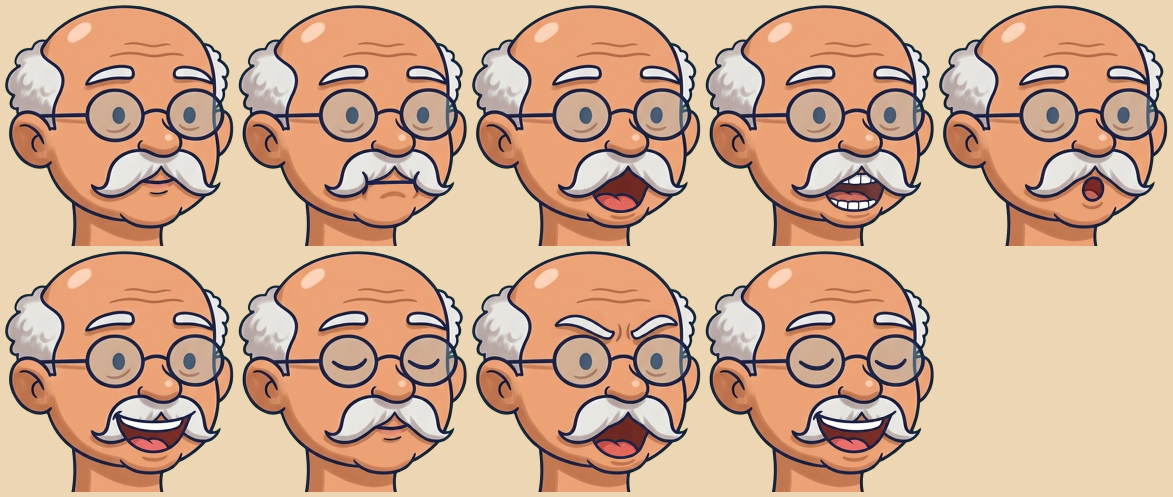
#> input picture examples/painted-duet/cast2/dadaji/qa_mouths.jpg, 2345 x 994 px (shown at 1/2 size)
$ python style_ref.py ../examples/painted-duet/cast2/dadaji/qa_mouths.jpg out.png   (older library calls are emulated)
#> lines starting #> are read from the running program, lines starting #| are printed output that depends on the picture; after the words box and inside, x2 and y2 are one past the last pixel; in counts of white or black regions, pixels touching at a corner belong together
### motion2d/cartoon.py
"""Cartoon kit: full cartoon scenes and episodes in ANY art style (motion2d engine).

What YouTube animators do by hand, as code: a locked art style, a character pose pack that ACTS on
beats, a layered set, lighting that tells the story (lamp off -> scary room -> lamp on), little prop
rigs that keep the frame alive (fan, swing, flicker, glow eyes), a moving world (parallax, tiny planet)
and a beat sheet that drives pose, SFX and camera from one table.

Raster only (no SVG). Characters, props and sets are generated per video as raster images in the chosen
style (`style_prompt()`), keyed and checked; code adds only FX, light, camera and timing.

    from cartoon import ARTSTYLES, style_prompt, style_from_reference, Light, glow_eyes, light_pool, \
        spin, swing, Parallax, TinyPlanet, BeatSheet, Episode, hold_time, shake
    style = ARTSTYLES['pastel_outline']           # or style_from_reference('ref.mp4')
    prompt = style_prompt(style, 'a sleepy boy in a blue t-shirt', kind='character')
    L = Light([(0, 'day'), (2.4, 'powercut'), (5.0, 'day')], flicker=[(2.4, 0.35)])
    beats = BeatSheet([(0.0, 'boy', 'stretch', 'yawn'), (1.6, 'boy', 'reach', 'click'), ...])
    for step in range(N):
        t = hold_time(step / FPS, style['hold'])     # 'ones' or 'twos'
        fr = SET.copy(); ...draw props/cast with beats.pose('boy', t)...
        fr = L.apply(fr, t)                          # grade the whole room
        glow_eyes(fr, [(410, 300), (440, 300)], t, on=L.level(t, 'powercut'))   # emissive AFTER grade

Playbook: docs/CARTOON.md. Credit: Swapnil Agrawal (BDS intern).
"""
import json, math, os, random
import numpy as np, cv2
from PIL import Image
from motion import clamp, ease, squash, xform, paste, place_pivot

# ------------------------------------------------------------------ art styles
# Each pack fixes what keeps a cartoon consistent across every asset and shot. Prompts describe a look
# in words only: never name or copy a studio, show, brand or living artist's characters.
_COMMON_NEG = ('photo, photorealistic, 3D render, gradient mesh, text, watermark, logo, signature, extra limbs, '
               'deformed hands, blurry, jpeg artifacts, vector svg icon, clip-art')
ARTSTYLES = {
    'pastel_outline': dict(
        label='Pastel cel, thin outline (cosy slice-of-life / gentle spooky)',
        core='flat 2D cartoon, soft pastel colours, flat fills, thin even dark-navy outline, rounded simple shapes, '
             'big readable silhouettes, no shading or one flat shadow tone, clean cel animation look',
        outline_px=4, ink='#1E1E3A', palette=['#BDF4FF', '#A8F0D0', '#F25CC4', '#8C7BFF', '#FFE7B3', '#F7A08F'],
        boil=0.8, paper=0.0, grain=0.0, hold='twos', squash=0.07, night='violet'),
    'flat_no_outline': dict(
        label='Flat motion-design, no outlines (promo loops, brand mascots)',
        core='flat 2D motion-design illustration, no outlines, shapes separated by colour only, bold saturated '
             'palette, simple geometric anatomy, long smooth curves, one flat shadow shape per object',
        outline_px=0, ink='#2B3A55', palette=['#3FA9F5', '#FFE14D', '#F26A3D', '#E8E0D0', '#3C4A5E', '#2FA36B'],
        boil=0.0, paper=0.0, grain=0.0, hold='ones', squash=0.10, night='blue'),
    'rubber_hose': dict(
        label='1930s rubber-hose (bouncy vintage gags)',
        core='1930s rubber hose cartoon style, black ink outlines, pie-cut eyes, white gloves, noodle limbs, '
             'limited sepia and cream palette, slight print texture',
        outline_px=7, ink='#141010', palette=['#F3E6C8', '#141010', '#C8452F', '#E9B949', '#8A7F6A'],
        boil=1.4, paper=0.25, grain=6.0, hold='twos', squash=0.14, night='sepia'),
    'anime_cel': dict(
        label='Anime cel (emotional, cinematic)',
        core='anime cel shading, clean thin lineart, two-tone cel shadows, expressive eyes, soft painted '
             'background, cinematic lighting, crisp highlights',
        outline_px=3, ink='#2A2230', palette=['#FCE4D6', '#6C8EBF', '#F2A6A0', '#2A2230', '#FFF6E0', '#9BC4A8'],
        boil=0.0, paper=0.0, grain=2.0, hold='twos', squash=0.03, night='blue'),
    'chibi_sticker': dict(
        label='Chibi sticker (cute mascots, reactions)',
        core='cute chibi cartoon, oversized head, tiny body, thick white sticker border around a dark outline, '
             'flat candy colours, blush cheeks, simple dot eyes with a shine',
        outline_px=6, ink='#3A2E3F', palette=['#FFD6E0', '#FFF1B8', '#B8F2E6', '#A0C4FF', '#3A2E3F', '#FFFFFF'],
        boil=0.6, paper=0.0, grain=0.0, hold='twos', squash=0.12, night='violet'),
    'crayon_kids': dict(
        label='Crayon / kid drawing (storybook, nostalgia)',
        core="child's crayon drawing style, waxy crayon texture strokes, wobbly outlines, paper white background, "
             'bright primary colours with uneven fill',
        outline_px=5, ink='#22252B', palette=['#FFFFFF', '#E63946', '#1D70B8', '#FFC43D', '#3BB273', '#22252B'],
        boil=2.0, paper=0.5, grain=4.0, hold='twos', squash=0.08, night='blue'),
    'paper_cutout': dict(
        label='Paper cut-out (craft, explainers with charm)',
        core='layered coloured paper cut-out illustration, torn and scissor-cut edges, subtle drop shadow between '
             'layers, visible paper fibre texture, flat colours',
        outline_px=0, ink='#3B2F2F', palette=['#F4E9D8', '#E07A5F', '#3D405B', '#81B29A', '#F2CC8F'],
        boil=0.3, paper=0.6, grain=3.0, hold='twos', squash=0.05, night='blue'),
    'watercolor_storybook': dict(
        label='Watercolour storybook (soft, warm narration)',
        core='watercolour picture-book illustration, loose ink line, soft washes with paper bleed, warm light, '
             'gentle colours, hand-painted texture',
        outline_px=2, ink='#3A3430', palette=['#F6EEDF', '#E9A178', '#7FA7C9', '#A7C48D', '#3A3430'],
        boil=0.4, paper=0.7, grain=3.0, hold='twos', squash=0.03, night='blue'),
    'desi_gouache': dict(
        label='Desi gouache (Indian homes, streets, festivals)',
        core='Indian gouache illustration, matte opaque paint, warm earthy palette with marigold and indigo, '
             'simple faces, patterned textiles, flat perspective, hand-painted edges',
        outline_px=3, ink='#2E2333', palette=['#F3D9A4', '#E8833A', '#2F4B8A', '#B83B5E', '#7A9E7E', '#2E2333'],
        boil=0.4, paper=0.4, grain=3.0, hold='twos', squash=0.05, night='indigo'),
    'dark_cartoon': dict(
        label='Dark cartoon horror (adult, creepy but stylised)',
        core='dark stylised 2D cartoon horror, desaturated cold palette, heavy uneven black ink, long thin limbs, '
             'hollow eyes, deep shadows shaped as flat black areas, one sickly accent colour',
        outline_px=6, ink='#0B0B0F', palette=['#2B2D3A', '#4C5266', '#B9B7A7', '#0B0B0F', '#9BBF3B'],
        boil=1.2, paper=0.2, grain=8.0, hold='twos', squash=0.04, night='horror'),
}


def style_prompt(style, subject, kind='character', screen='#00FF00', extra=''):
    """Image-model prompt for one asset in a locked style. kind: character | pose | prop | set | part."""
    s = ARTSTYLES[style] if isinstance(style, str) else style
    pal = ', '.join(s['palette'])
    line = (f"uniform outline {s['outline_px']} px at 1080 in {s['ink']}" if s.get('outline_px')
            else 'no outlines at all')
    if kind == 'set':
        frame = 'full background plate, empty of characters, camera at eye level, room for the action in the middle third'
        bg = ''
    else:
        frame = {'character': 'full body, front three-quarter view, neutral pose, whole figure in frame with margin',
                 'pose': 'same character as the reference image, same proportions, outline and colours, new pose only',
                 'prop': 'single object, centred, whole object visible',
                 'part': 'single separate part for rigging, centred, flat-on, nothing else'}.get(kind, kind)
        bg = f'on a flat solid {screen} chroma background, no shadow on the background'
    return (f"{subject}. {s['core']}. Palette only: {pal}. {line}. {frame}. {bg} {extra}".strip()
            + f"\nNEGATIVE: {_COMMON_NEG}" + (', green tones on the subject' if bg else ''))


# ------------------------------------------------------------------ style from a reference (any art style)
def _read_frames(src, n=6):
    if isinstance(src, np.ndarray): return [src]
    if isinstance(src, Image.Image): return [cv2.cvtColor(np.array(src.convert('RGB')), cv2.COLOR_RGB2BGR)]
    ext = os.path.splitext(str(src))[1].lower()
    if ext in ('.png', '.jpg', '.jpeg', '.webp', '.bmp'):
        return [cv2.imread(str(src))]
    cap = cv2.VideoCapture(str(src)); N = int(cap.get(cv2.CAP_PROP_FRAME_COUNT)) or 1; out = []
    for i in range(n):
        cap.set(cv2.CAP_PROP_POS_FRAMES, int((i + 0.5) * N / n)); ok, f = cap.read()
        if ok: out.append(f)
    cap.release()
    return out


def _hex(bgr): return '#%02X%02X%02X' % (int(bgr[2]), int(bgr[1]), int(bgr[0]))


def style_from_reference(src, k=6, name='from_reference', seed=3):
    """Read the LOOK (not the content) of a reference image or video: palette (k-means), outline weight and
    colour, saturation and value, flatness. Returns a style dict usable everywhere ARTSTYLES is."""
#> called with k = 6, name = 'from_reference', seed = 3
    frames = [f for f in _read_frames(src) if f is not None]
#> frames = 1 item
    if not frames: raise ValueError(f'no frames in {src}')
    small = [cv2.resize(f, (320, int(320 * f.shape[0] / f.shape[1])), interpolation=cv2.INTER_AREA) for f in frames]
#> small = 1 item
    px = np.concatenate([s.reshape(-1, 3) for s in small]).astype(np.float32)
    crit = (cv2.TERM_CRITERIA_EPS + cv2.TERM_CRITERIA_MAX_ITER, 30, 0.5)
    cv2.setRNGSeed(seed)
    _, lab, cen = cv2.kmeans(px, k, None, crit, 3, cv2.KMEANS_PP_CENTERS)
#> cen = [[185.4, 215, 235.2], [156.5, 170.8, 191.8], [72.98, 61.05, 73.52], [118.6, 161.2, 233.9], [105.6, 105.9, 122.7], [91.1, 124.1, 192]]
    counts = np.bincount(lab.ravel(), minlength=k); order = np.argsort(-counts)
#> after `counts = np.bincount(lab.ravel(), minlength=k)`: counts = [17987, 3855, 3442, 11325, 2868, 3723]
#> after `order = np.argsort(-counts)`: order = [0, 3, 1, 5, 2, 4]
    palette = [_hex(cen[i]) for i in order]
#> palette = ['#EBD7B9', '#E9A176', '#BFAA9C', '#BF7C5B', '#493D48', '#7A6969']
    # outline: thin dark ridges along colour edges
    g = cv2.cvtColor(small[0], cv2.COLOR_BGR2GRAY)
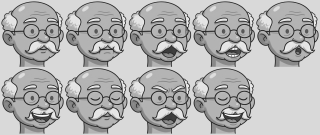
#> g: shape (135, 320); min 34, max 253, mean 177.7
    dark = (g < 70).astype(np.uint8)
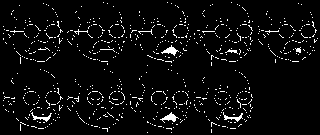
#> dark: shape (135, 320); values 0 (black) and 1 (white), 4.7% white in thin lines or dots
    edges = cv2.Canny(cv2.GaussianBlur(small[0], (3, 3), 0), 40, 120)
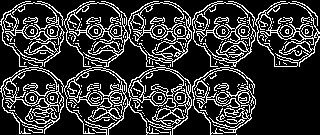
#> edges: shape (135, 320); 20.7% white in thin lines or dots
    edge_px = max(1, int(edges.sum() / 255))
#> edge_px = 8928
    dark_near_edge = int((cv2.dilate(dark, np.ones((3, 3), np.uint8)) & (edges > 0)).sum())
#> dark_near_edge = 4921
    has_outline = dark_near_edge / edge_px > 0.35
#> has_outline = True
    outline_px = 0
    if has_outline:
        dist = cv2.distanceTransform(dark, cv2.DIST_L2, 3)
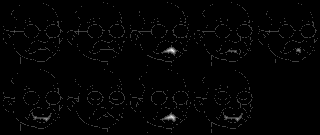
#> dist: shape (135, 320) float32; min 0, max 3.69, mean 0.0479; drawn with min black and max white
        ridge = dist[(dist > 0) & (cv2.dilate(edges, np.ones((3, 3), np.uint8)) > 0)]
#> ridge = 1969 values, max 2.32 at index 757, min 0.955 at index 0, mean 0.977
        outline_px = int(round(max(2, min(12, 2 * float(np.median(ridge)) * 1080 / 320)))) if len(ridge) else 4
#> outline_px = 6
    ink = _hex(np.median(small[0][dark > 0], axis=0)) if dark.sum() > 50 else '#111111'
#> ink = '#3F3443'
    hsv = cv2.cvtColor(small[0], cv2.COLOR_BGR2HSV).reshape(-1, 3).astype(np.float32)
    sat, val = float(hsv[:, 1].mean() / 255), float(hsv[:, 2].mean() / 255)
#> sat = 0.314; val = 0.816
    inner = cv2.dilate(edges, np.ones((7, 7), np.uint8)) == 0
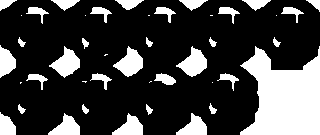
#> inner: shape (135, 320) bool; 24.7% white; 43 white regions (10 under 20 px), largest, box (x1, y1, x2, y2) and area: (240, 46, 320, 135) 4876, (176, 46, 207, 77) 512, (49, 46, 80, 78) 507
    lap = cv2.Laplacian(g, cv2.CV_32F)
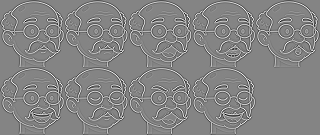
#> lap: shape (135, 320) float32; min -509, max 468, mean -0.2; drawn with min black and max white
    lapv = float(lap[inner].var()) if inner.sum() > 100 else float(lap.var())
#> lapv = 77.34
    flat = float((np.sqrt(((px - cen[lab.ravel()]) ** 2).sum(1)) < 24).mean())   # share of pixels on a flat palette colour
#> flat = 0.791
    tone = ('pastel' if sat < 0.38 and val > 0.7 else 'bold saturated' if sat > 0.55 else 'muted') + ' ' + \
        ('bright' if val > 0.72 else 'dark moody' if val < 0.4 else 'mid-tone')
#> tone = 'pastel bright'
    fill = 'textured hand-painted fills' if lapv > 60 else 'clean flat fills'
#> fill = 'textured hand-painted fills'
    core = (f"2D cartoon, {tone} colours, {fill}, "
            + (f'even {ink} outlines' if has_outline else 'no outlines, shapes separated by colour')
            + ', simple readable shapes, consistent cel look')
    return dict(label=f'{name} (read from reference)', core=core, outline_px=outline_px, ink=ink, palette=palette,
                boil=0.8 if has_outline else 0.0, paper=0.3 if lapv > 60 else 0.0, grain=0.0,
                hold='twos', squash=0.08, night='violet' if sat < 0.45 else 'blue',
                measured=dict(saturation=round(sat, 3), value=round(val, 3), texture=round(lapv, 1),
                              has_outline=bool(has_outline), flatness=round(flat, 3)))


def palette_sheet(style, w=900, h=220):
    """BGR uint8 swatch strip for the look sheet / storyboard."""
    s = ARTSTYLES[style] if isinstance(style, str) else style
    cols = s['palette']; fr = np.zeros((h, w, 3), np.uint8); bw = w // len(cols)
    for i, c in enumerate(cols):
        r, g, b = int(c[1:3], 16), int(c[3:5], 16), int(c[5:7], 16)
        fr[:, i * bw:(i + 1) * bw] = (b, g, r)
        cv2.putText(fr, c, (i * bw + 8, h - 14), cv2.FONT_HERSHEY_SIMPLEX, 0.55,
                    (0, 0, 0) if (r + g + b) > 380 else (255, 255, 255), 1, cv2.LINE_AA)
    return fr


# [25 lines left out: functions palette_match, hold_time, seq, not called in this run]


# ------------------------------------------------------------------ lighting (the story is told in light)
# Each grade: per-channel multiply (B, G, R), lift (B, G, R), saturation multiplier.
GRADES = {
    'day':      ((1.00, 1.00, 1.00), (0, 0, 0), 1.00),
    'sunset':   ((0.80, 0.90, 1.08), (6, 4, 0), 1.05),
    'night':    ((0.62, 0.42, 0.40), (30, 8, 6), 0.75),
    'violet':   ((0.55, 0.30, 0.38), (60, 6, 26), 0.80),   # lamp off, pastel room goes indigo/violet
    'powercut': ((0.40, 0.22, 0.28), (54, 6, 22), 0.70),
    'blue':     ((0.70, 0.45, 0.35), (40, 12, 4), 0.70),
    'indigo':   ((0.62, 0.34, 0.32), (52, 10, 14), 0.72),
    'sepia':    ((0.50, 0.62, 0.72), (6, 10, 18), 0.35),
    'horror':   ((0.42, 0.40, 0.38), (16, 14, 8), 0.40),
    'tv_glow':  ((0.95, 0.70, 0.55), (40, 20, 6), 0.75),
}


# [7 lines left out: function grade, not called in this run]


class Light:
    """Keyed lighting states over time. keys: [(t, grade_name), ...]; switches are instant (a light switch) or
    eased over `fade` seconds; flicker: [(t_start, dur)] bursts of on/off before settling (bulb, power cut)."""

    def __init__(self, keys, fade=0.0, flicker=(), seed=5):
        self.keys = sorted(keys, key=lambda k: k[0]); self.fade = fade; self.flicker = list(flicker); self.seed = seed

    # [22 lines left out: functions _state, level, apply, not called in this run]


def _bgr(c):
    if isinstance(c, str): return (int(c[5:7], 16), int(c[3:5], 16), int(c[1:3], 16))
    return tuple(c)


# [57 lines left out: functions light_pool, glow_eyes, spin, swing, shake, not called in this run]


def push(t, t0, t1, z0=1.0, z1=1.12):
    """Camera zoom factor easing from z0 to z1 between t0 and t1 (slow push-in for tension)."""
    return z0 + (z1 - z0) * ease((t - t0) / max(1e-6, t1 - t0))


# [5 lines left out: function camera_frame, not called in this run]


# ------------------------------------------------------------------ moving worlds
class Parallax:
    """Side-scrolling world: layers = [(BGR or RGBA image, depth)], depth 0 = sky (static) .. 1 = ground.
    Layers tile horizontally. speed = ground px/s."""

    # [18 lines left out: functions __init__, render, not called in this run]


class TinyPlanet:
    """A round hill the hero rides on: the ground disc turns, props stand on it at fixed angles and pass by.
    disc: RGBA image of the hill/planet (square). props: [(RGBA, angle_deg, lift_px)]."""

    def __init__(self, disc, centre, radius, props=(), deg_per_s=-18.0):
        self.disc = disc; self.c = centre; self.r = radius; self.props = list(props); self.w = deg_per_s

    def angle(self, t): return self.w * t

    # [10 lines left out: function draw, not called in this run]

    def top(self): return self.c[0], self.c[1] - self.r


# ------------------------------------------------------------------ beat sheet (acting + SFX + camera in one table)
class BeatSheet:
    """beats: [(t, actor, pose_or_action, sfx_or_None, note?)]. One row per thing that happens on screen.
    The same table drives pose changes, the SFX track, the action list for the storyboard and the lint gates."""

    # [18 lines left out: functions __init__, pose, since, not called in this run]

    def sfx_events(self):
        return [(r['t'], r['sfx']) for r in self.rows if r['sfx']]

    def action_list(self):
        return '\n'.join(f"{r['t']:5.2f}s  {r['actor']:<8} {r['act']:<14} sfx={r['sfx'] or '-':<10} {r['note']}" for r in self.rows)

    # [14 lines left out: function check, not called in this run]

    def to_json(self, path):
        with open(path, 'w') as f: json.dump(self.rows, f, indent=1)


# ------------------------------------------------------------------ episodes (several shots, hard cuts)
class Episode:
    """shots: [(name, seconds)]. at(t) -> (index, name, local_t, u 0..1). Cuts are hard; use a 2-frame
    match-on-action when a move continues across the cut."""

    def __init__(self, shots):
        self.shots = [(n, float(d)) for n, d in shots]; self.duration = sum(d for _, d in self.shots)

    # [36 lines left out: functions at, starts, paper_texture, make_style_finish, not called in this run]


def night_grade_for(style):
    s = ARTSTYLES[style] if isinstance(style, str) else style
    return s.get('night', 'night')

### scripts/style_ref.py
#!/usr/bin/env python3
"""Read the art style of a reference (image or video, e.g. a Pinterest reel the person likes) and write a style
pack you can lock a whole cartoon to: palette, outline, prompt core, and a swatch sheet.

    python3 scripts/style_ref.py ref.mp4 projects/<slug>/style.json [--name cosy_room] [--k 6]

The style is the LOOK only. Never copy the reference's characters, brand, logo, text or story.
Then: style_prompt(json.load(open('style.json')), '<subject>', kind='character') for every asset.
"""
import argparse, json, os, sys
import cv2
sys.path.insert(0, os.path.join(os.path.dirname(os.path.abspath(__file__)), '..', 'motion2d'))
from cartoon import style_from_reference, palette_sheet, style_prompt  # noqa: E402

ap = argparse.ArgumentParser()
ap.add_argument('ref'); ap.add_argument('out')
ap.add_argument('--name', default='from_reference'); ap.add_argument('--k', type=int, default=6)
a = ap.parse_args()
st = style_from_reference(a.ref, k=a.k, name=a.name)
#> st = 12 items
os.makedirs(os.path.dirname(os.path.abspath(a.out)), exist_ok=True)
json.dump(st, open(a.out, 'w'), indent=1)
sheet = os.path.splitext(a.out)[0] + '_palette.png'
cv2.imwrite(sheet, palette_sheet(st))
#> in palette_sheet, `cols = s['palette']`: cols has the same summary as palette in style_from_reference
#> in palette_sheet, `bw = w // len(cols)`: bw = 150
#> the loop in palette_sheet, `for i, c in enumerate(cols):` made 6 passes
#> (c, r, g, b) on passes 1 to 6: ('#EBD7B9', 235, 215, 185), ('#E9A176', 233, 161, 118), ('#BFAA9C', 191, 170, 156), ('#BF7C5B', 191, 124, 91), ('#493D48', 73, 61, 72), ('#7A6969', 122, 105, 105)
#> after the loop in palette_sheet, `for i, c in enumerate(cols):`:
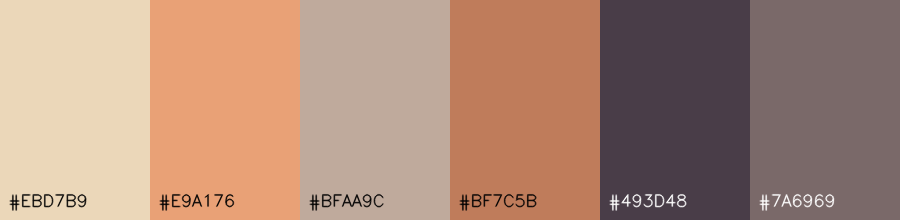
#> fr: shape (220, 900, 3); mean of channels 0, 1, 2 120.8, 138.8, 173.4; drawn as B, G, R
print(json.dumps(st['measured']))
#| {"saturation": 0.314, "value": 0.816, "texture": 77.3, "has_outline": true, "flatness": 0.791}
print('palette:', ' '.join(st['palette']), '| outline px:', st['outline_px'], '| ink:', st['ink'])
#| palette: #EBD7B9 #E9A176 #BFAA9C #BF7C5B #493D48 #7A6969 | outline px: 6 | ink: #3F3443
print('prompt core:', st['core'])
#| prompt core: 2D cartoon, pastel bright colours, textured hand-painted fills, even #3F3443 outlines, simple readable shapes, consistent cel look
print('example prompt:\n' + style_prompt(st, 'a sleepy girl in a striped kurta', kind='character'))
#> in style_prompt, `s = ARTSTYLES[style] if isinstance(style, str) else style`: s = 12 items
#> in style_prompt, `line = (f"uniform outline {s['outline_px']} px at 1080 in {s['ink']}" ..`: line = 'uniform outline 6 px at 1080 in #3F3443'
#> (printed output is left out)
print('wrote', a.out, 'and', sheet)
